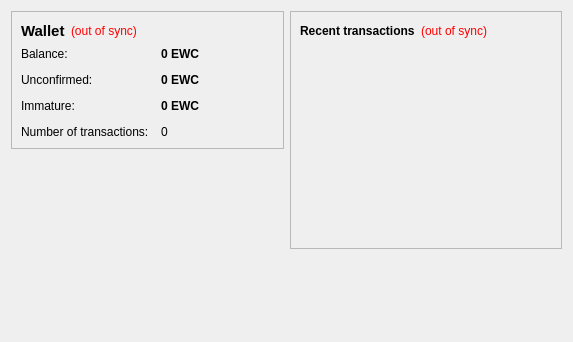
<?xml version="1.0" encoding="UTF-8"?>
<ui version="4.0">
 <class>OverviewPage</class>
 <widget class="QWidget" name="OverviewPage">
  <property name="geometry">
   <rect>
    <x>0</x>
    <y>0</y>
    <width>573</width>
    <height>342</height>
   </rect>
  </property>
  <property name="windowTitle">
   <string>Form</string>
  </property>
  <layout class="QHBoxLayout" name="horizontalLayout" stretch="1,1">
   <item>
    <layout class="QVBoxLayout" name="verticalLayout_2">
     <item>
      <widget class="QFrame" name="frame">
       <property name="frameShape">
        <enum>QFrame::StyledPanel</enum>
       </property>
       <property name="frameShadow">
        <enum>QFrame::Raised</enum>
       </property>
       <layout class="QVBoxLayout" name="verticalLayout_4">
        <item>
         <layout class="QHBoxLayout" name="horizontalLayout_4">
          <item>
           <widget class="QLabel" name="label_5">
            <property name="font">
             <font>
              <pointsize>11</pointsize>
              <weight>75</weight>
              <bold>true</bold>
             </font>
            </property>
            <property name="text">
             <string>Wallet</string>
            </property>
           </widget>
          </item>
          <item>
           <widget class="QLabel" name="labelWalletStatus">
            <property name="toolTip">
             <string>The displayed information may be out of date. Your wallet automatically synchronizes with the EwiCoin network after a connection is established, but this process has not completed yet.</string>
            </property>
            <property name="styleSheet">
             <string notr="true">QLabel { color: red; }</string>
            </property>
            <property name="text">
             <string notr="true">(out of sync)</string>
            </property>
            <property name="alignment">
             <set>Qt::AlignLeading|Qt::AlignLeft|Qt::AlignVCenter</set>
            </property>
           </widget>
          </item>
          <item>
           <spacer name="horizontalSpacer_2">
            <property name="orientation">
             <enum>Qt::Horizontal</enum>
            </property>
            <property name="sizeHint" stdset="0">
             <size>
              <width>40</width>
              <height>20</height>
             </size>
            </property>
           </spacer>
          </item>
         </layout>
        </item>
        <item>
         <layout class="QFormLayout" name="formLayout_2">
          <property name="fieldGrowthPolicy">
           <enum>QFormLayout::AllNonFixedFieldsGrow</enum>
          </property>
          <property name="horizontalSpacing">
           <number>12</number>
          </property>
          <property name="verticalSpacing">
           <number>12</number>
          </property>
          <item row="0" column="0">
           <widget class="QLabel" name="label">
            <property name="text">
             <string>Balance:</string>
            </property>
           </widget>
          </item>
          <item row="0" column="1">
           <widget class="QLabel" name="labelBalance">
            <property name="font">
             <font>
              <weight>75</weight>
              <bold>true</bold>
             </font>
            </property>
            <property name="cursor">
             <cursorShape>IBeamCursor</cursorShape>
            </property>
            <property name="toolTip">
             <string>Your current balance</string>
            </property>
            <property name="text">
             <string notr="true">0 EWC</string>
            </property>
            <property name="textInteractionFlags">
             <set>Qt::LinksAccessibleByMouse|Qt::TextSelectableByKeyboard|Qt::TextSelectableByMouse</set>
            </property>
           </widget>
          </item>
          <item row="1" column="0">
           <widget class="QLabel" name="label_3">
            <property name="text">
             <string>Unconfirmed:</string>
            </property>
           </widget>
          </item>
          <item row="1" column="1">
           <widget class="QLabel" name="labelUnconfirmed">
            <property name="font">
             <font>
              <weight>75</weight>
              <bold>true</bold>
             </font>
            </property>
            <property name="cursor">
             <cursorShape>IBeamCursor</cursorShape>
            </property>
            <property name="toolTip">
             <string>Total of transactions that have yet to be confirmed, and do not yet count toward the current balance</string>
            </property>
            <property name="text">
             <string notr="true">0 EWC</string>
            </property>
            <property name="textInteractionFlags">
             <set>Qt::LinksAccessibleByMouse|Qt::TextSelectableByKeyboard|Qt::TextSelectableByMouse</set>
            </property>
           </widget>
          </item>
          <item row="3" column="0">
           <widget class="QLabel" name="label_2">
            <property name="text">
             <string>Number of transactions:</string>
            </property>
           </widget>
          </item>
          <item row="3" column="1">
           <widget class="QLabel" name="labelNumTransactions">
            <property name="toolTip">
             <string>Total number of transactions in wallet</string>
            </property>
            <property name="text">
             <string notr="true">0</string>
            </property>
           </widget>
          </item>
          <item row="2" column="0">
           <widget class="QLabel" name="labelImmatureText">
            <property name="text">
             <string>Immature:</string>
            </property>
           </widget>
          </item>
          <item row="2" column="1">
           <widget class="QLabel" name="labelImmature">
            <property name="font">
             <font>
              <weight>75</weight>
              <bold>true</bold>
             </font>
            </property>
            <property name="toolTip">
             <string>Mined balance that has not yet matured</string>
            </property>
            <property name="text">
             <string notr="true">0 EWC</string>
            </property>
            <property name="textInteractionFlags">
             <set>Qt::LinksAccessibleByMouse|Qt::TextSelectableByKeyboard|Qt::TextSelectableByMouse</set>
            </property>
           </widget>
          </item>
         </layout>
        </item>
       </layout>
      </widget>
     </item>
     <item>
      <spacer name="verticalSpacer">
       <property name="orientation">
        <enum>Qt::Vertical</enum>
       </property>
       <property name="sizeHint" stdset="0">
        <size>
         <width>20</width>
         <height>40</height>
        </size>
       </property>
      </spacer>
     </item>
    </layout>
   </item>
   <item>
    <layout class="QVBoxLayout" name="verticalLayout_3">
     <item>
      <widget class="QFrame" name="frame_2">
       <property name="frameShape">
        <enum>QFrame::StyledPanel</enum>
       </property>
       <property name="frameShadow">
        <enum>QFrame::Raised</enum>
       </property>
       <layout class="QVBoxLayout" name="verticalLayout">
        <item>
         <layout class="QHBoxLayout" name="horizontalLayout_2">
          <item>
           <widget class="QLabel" name="label_4">
            <property name="text">
             <string>&lt;b&gt;Recent transactions&lt;/b&gt;</string>
            </property>
           </widget>
          </item>
          <item>
           <widget class="QLabel" name="labelTransactionsStatus">
            <property name="toolTip">
             <string>The displayed information may be out of date. Your wallet automatically synchronizes with the EwiCoin network after a connection is established, but this process has not completed yet.</string>
            </property>
            <property name="styleSheet">
             <string notr="true">QLabel { color: red; }</string>
            </property>
            <property name="text">
             <string notr="true">(out of sync)</string>
            </property>
            <property name="alignment">
             <set>Qt::AlignRight|Qt::AlignTrailing|Qt::AlignVCenter</set>
            </property>
           </widget>
          </item>
          <item>
           <spacer name="horizontalSpacer">
            <property name="orientation">
             <enum>Qt::Horizontal</enum>
            </property>
            <property name="sizeHint" stdset="0">
             <size>
              <width>40</width>
              <height>20</height>
             </size>
            </property>
           </spacer>
          </item>
         </layout>
        </item>
        <item>
         <widget class="QListView" name="listTransactions">
          <property name="styleSheet">
           <string notr="true">QListView { background: transparent; }</string>
          </property>
          <property name="frameShape">
           <enum>QFrame::NoFrame</enum>
          </property>
          <property name="verticalScrollBarPolicy">
           <enum>Qt::ScrollBarAlwaysOff</enum>
          </property>
          <property name="horizontalScrollBarPolicy">
           <enum>Qt::ScrollBarAlwaysOff</enum>
          </property>
          <property name="selectionMode">
           <enum>QAbstractItemView::NoSelection</enum>
          </property>
         </widget>
        </item>
       </layout>
      </widget>
     </item>
     <item>
      <spacer name="verticalSpacer_2">
       <property name="orientation">
        <enum>Qt::Vertical</enum>
       </property>
       <property name="sizeHint" stdset="0">
        <size>
         <width>20</width>
         <height>40</height>
        </size>
       </property>
      </spacer>
     </item>
    </layout>
   </item>
  </layout>
 </widget>
 <resources/>
 <connections/>
</ui>
